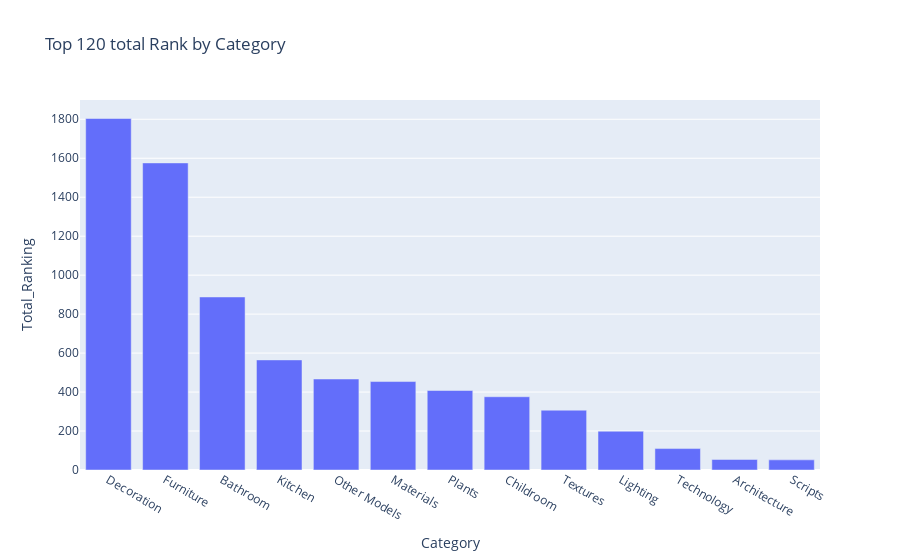

This figure's notebook cell:
### Code cell
result_vis['Ranking'] = 121 - result_vis['N']

result_grouped_cat_ranking = result_vis.groupby(by=['Category'], as_index=False)['Ranking'].sum()
result_grouped_cat_ranking.columns = ['Category', 'Total_Ranking']
result_grouped_sort_ranking = result_grouped_cat_ranking.sort_values(by='Total_Ranking', ascending=False) # type: ignore

fig5 = px.bar(result_grouped_sort_ranking, x='Category', y='Total_Ranking', title='Top 120 total Rank by Category')
fig5.show()

### Figure 1 — Plotly figure (JSON) as saved in the notebook; plotly's stock layout.template omitted (floating-point values rounded to 4 significant figures)
{"data": [{"alignmentgroup": "True", "hovertemplate": "Category=%{x}<br>Total_Ranking=%{y}<extra></extra>", "legendgroup": "", "marker": {"color": "#636efa", "pattern": {"shape": ""}}, "name": "", "offsetgroup": "", "orientation": "v", "showlegend": false, "textposition": "auto", "type": "bar", "x": ["Decoration", "Furniture", "Bathroom", "Kitchen", "Other Models", "Materials", "Plants", "Childroom", "Textures", "Lighting", "Technology", "Architecture", "Scripts"], "xaxis": "x", "y": [1804, 1576, 888, 565, 467, 454, 408, 376, 307, 199, 110, 54, 52], "yaxis": "y"}], "layout": {"barmode": "relative", "legend": {"tracegroupgap": 0}, "title": {"text": "Top 120 total Rank by Category"}, "xaxis": {"anchor": "y", "domain": [0, 1], "title": {"text": "Category"}}, "yaxis": {"anchor": "x", "domain": [0, 1], "title": {"text": "Total_Ranking"}}}}
